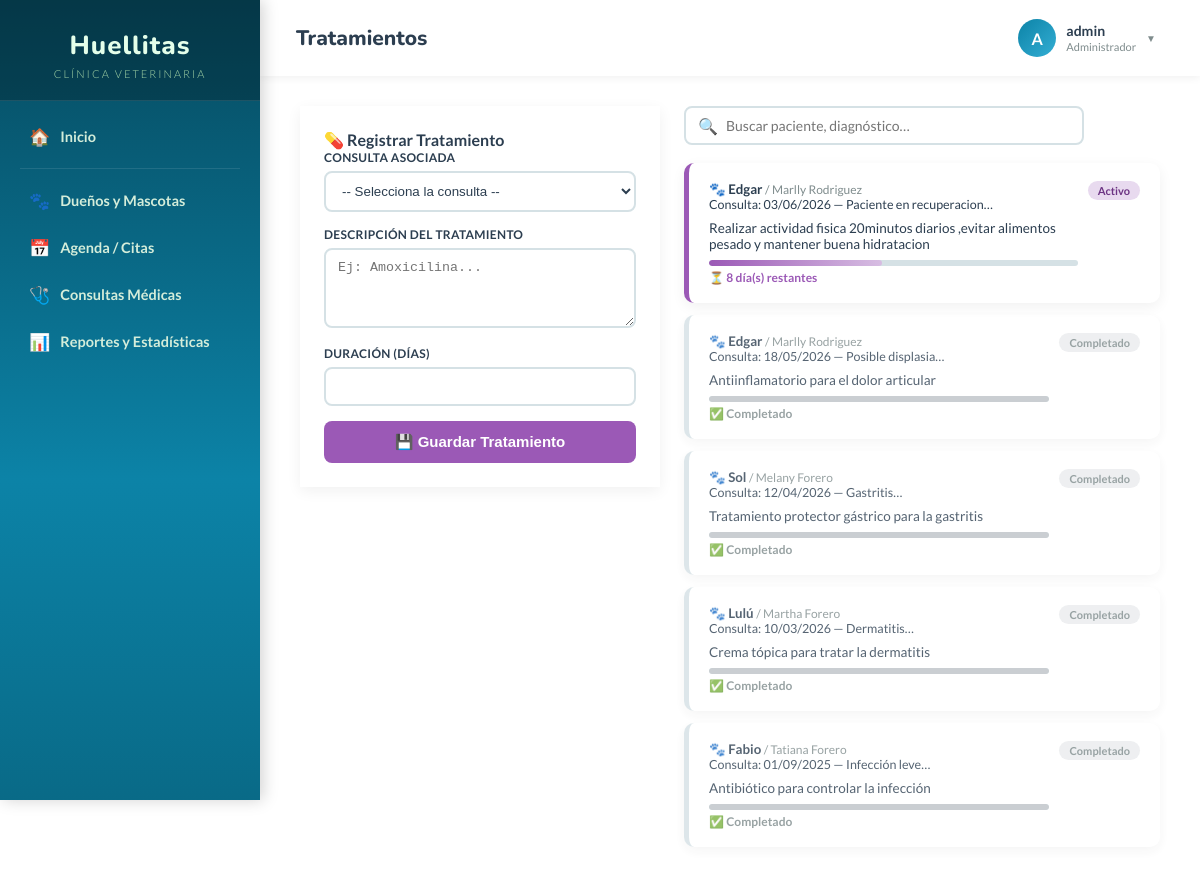
Screenshot of /app/tratamientos.php (signed in) with the database file from the repository.
### tables this page shows
CREATE TABLE `tratamiento` (
  `id_tratamiento` int NOT NULL AUTO_INCREMENT,
  `id_consulta` int NOT NULL,
  `descripcion` text NOT NULL,
  `duracion_dias` int NOT NULL,
  PRIMARY KEY (`id_tratamiento`),
  KEY `id_consulta` (`id_consulta`),
  CONSTRAINT `tratamiento_ibfk_1` FOREIGN KEY (`id_consulta`) REFERENCES `consulta` (`id_consulta`) ON DELETE CASCADE ON UPDATE CASCADE
);

CREATE TABLE `mascota` (
  `id_mascota` int NOT NULL AUTO_INCREMENT,
  `nombre` varchar(50) NOT NULL,
  `fecha_nacimiento` date DEFAULT NULL,
  `sexo` enum('Macho','Hembra') NOT NULL,
  `id_dueño` int NOT NULL,
  `id_raza` int NOT NULL,
  PRIMARY KEY (`id_mascota`),
  KEY `id_dueño` (`id_dueño`),
  KEY `id_raza` (`id_raza`),
  CONSTRAINT `mascota_ibfk_1` FOREIGN KEY (`id_dueño`) REFERENCES `dueño` (`id_dueño`) ON DELETE CASCADE ON UPDATE CASCADE,
  CONSTRAINT `mascota_ibfk_2` FOREIGN KEY (`id_raza`) REFERENCES `raza` (`id_raza`) ON DELETE RESTRICT ON UPDATE CASCADE
);

CREATE TABLE `consulta` (
  `id_consulta` int NOT NULL AUTO_INCREMENT,
  `fecha` date NOT NULL,
  `motivo` varchar(255) NOT NULL,
  `diagnostico` text NOT NULL,
  `observaciones` text,
  `id_mascota` int NOT NULL,
  `id_veterinario` int NOT NULL,
  PRIMARY KEY (`id_consulta`),
  KEY `id_mascota` (`id_mascota`),
  KEY `id_veterinario` (`id_veterinario`),
  CONSTRAINT `consulta_ibfk_1` FOREIGN KEY (`id_mascota`) REFERENCES `mascota` (`id_mascota`) ON DELETE CASCADE ON UPDATE CASCADE,
  CONSTRAINT `consulta_ibfk_2` FOREIGN KEY (`id_veterinario`) REFERENCES `veterinario` (`id_veterinario`) ON DELETE RESTRICT ON UPDATE CASCADE
);

### app/tratamientos.php (the view, shortened to what this page needs)
<?php
require_once 'config/conexion.php';
$tratamientos = [];
try {
    $sql = "SELECT t.id_tratamiento, t.descripcion, t.duracion_dias, t.id_consulta,
                   c.fecha AS fecha_consulta, c.diagnostico,
                   m.nombre AS nombre_mascota, d.nombre AS nombre_dueño
            FROM tratamiento t
            INNER JOIN consulta c ON t.id_consulta=c.id_consulta
            INNER JOIN mascota m ON c.id_mascota=m.id_mascota
            INNER JOIN dueño d ON m.id_dueño=d.id_dueño
            ORDER BY c.fecha DESC";
    $tratamientos = $conexion->query($sql)->fetchAll(PDO::FETCH_ASSOC);
} catch(PDOException $e) {}
function estadoTrat($fecha, $dias) {
    $fin = (new DateTime($fecha))->modify("+$dias days");
    return $fin >= new DateTime() ? 'Activo' : 'Completado';
}
function diasRestantes($fecha, $dias) {
    $fin = (new DateTime($fecha))->modify("+$dias days");
    $hoy = new DateTime();
    if ($fin < $hoy) return 0;
    return (int)$hoy->diff($fin)->days;
}
?>
<!DOCTYPE html>
<html lang="es">
<head>
    <link rel="stylesheet" href="huellitas-shared.css?v=4">
    <link rel="stylesheet" href="huellitas-layout.css?v=4">
</head>
<body>
<?php include 'sidebar.php'; ?>
<div class="main-content">
    <?php include 'topbar.php'; ?>
    <div class="page-body">
        <div class="layout">
            <div class="form-card">
                <h4>&#128138; Registrar Tratamiento</h4>
                <form method="POST">
                    <div class="form-group">
                        <label>Consulta asociada</label>
                        <select name="id_consulta" required>
                            <option value="">-- Selecciona la consulta --</option>
                        </select>
                    </div>
                    <div class="form-group">
                        <label>Descripción del tratamiento</label>
                        <textarea name="descripcion" required placeholder="Ej: Amoxicilina..."></textarea>
                    </div>
                    <div class="form-group">
                        <label>Duración (días)</label>
                        <input type="number" name="duracion_dias" min="1" max="365" required>
                    </div>
                    <button type="submit" class="btn-submit">&#128190; Guardar Tratamiento</button>
                </form>
            </div>
            <div>
                <div class="toolbar">
                    <div class="search-box">
                        <span>&#128269;</span>
                        <input type="text" id="buscador" placeholder="Buscar paciente, diagnóstico…" oninput="filtrar()">
                    </div>
                </div>
                <?php if(count($tratamientos) > 0): ?>
                    <?php foreach($tratamientos as $t):
                        $estado = estadoTrat($t['fecha_consulta'], $t['duracion_dias']);
                        $restantes = diasRestantes($t['fecha_consulta'], $t['duracion_dias']);
                        $pct = $estado === 'Activo' ? max(0, round(($t['duracion_dias'] - $restantes) / $t['duracion_dias'] * 100)) : 100;
                    ?>
                    <div class="trat-card <?= $estado === 'Completado' ? 'completado' : '' ?>"
                         data-buscar="<?= strtolower($t['nombre_mascota'].' '.$t['nombre_dueño'].' '.$t['diagnostico'].' '.$t['descripcion']) ?>">
                        <div>
                            <h5>&#128062; <?= htmlspecialchars($t['nombre_mascota']) ?>
                                <span style="font-size:12px;color:var(--color-muted);font-weight:400;">/ <?= htmlspecialchars($t['nombre_dueño']) ?></span>
                            </h5>
                            <div class="trat-meta">Consulta: <?= date('d/m/Y', strtotime($t['fecha_consulta'])) ?> — <?= htmlspecialchars(substr($t['diagnostico'],0,50)) ?>…</div>
                            <div class="trat-desc"><?= htmlspecialchars($t['descripcion']) ?></div>
                            <div class="progress-bar">
                                <div class="progress-fill <?= $estado==='Completado'?'done':'' ?>" style="width:<?= $pct ?>%"></div>
                            </div>
                            <?php if($estado === 'Activo'): ?>
                                <div class="dias-left">&#9203; <?= $restantes ?> día(s) restantes</div>
                            <?php else: ?>
                                <div class="dias-left" style="color:var(--color-muted);">&#9989; Completado</div>
                            <?php endif; ?>
                        </div>
                        <span class="badge badge-<?= strtolower($estado) ?>"><?= $estado ?></span>
                    </div>
                    <?php endforeach; ?>
                <?php else: ?>
                    <div class="empty-msg">&#128138; No hay tratamientos registrados aún.</div>
                <?php endif; ?>
            </div>
        </div>
    </div>
</div>
</body>
</html>

### app/huellitas-shared.css (style rules this page uses)
:root { --bg-main: radial-gradient(rgba(12, 131, 167, 0.08) 2px, transparent 2px), linear-gradient(135deg, #f0f4f8 0%, #d9e4eb 100%); background-size: 30px 30px, 100% 100%; --bg-sidebar: linear-gradient(180deg, #064a5f 0%, #0c83a7 60%, #096a87 100%); --bg-card: #ffffff; --bg-topbar: #ffffff; --color-text: #2c3e50; --color-muted: #7f8c8d; --color-border: #d5e1e5; --color-hover: #f0f8fa; --color-accent: #0c83a7; --shadow-card: 0 4px 14px rgba(0,0,0,0.06); --shadow-topbar: 0 2px 8px rgba(0,0,0,0.06); --table-header: #0c83a7; --table-stripe: #f4f9fb; --input-bg: #ffffff; }
body { background-color: var(--bg-main) !important; transition: background-color 0.3s ease; }
.main-content { color: var(--color-text); }
.form-card, .table-container, .section-card, .calendar-card, .table-panel, .med-card, .trat-card, .consulta-card, .perfil-hero ~ .sections-grid .section-card { background: var(--bg-card) !important; color: var(--color-text) !important; box-shadow: var(--shadow-card) !important; transition: background 0.3s, color 0.3s; }
.form-group input, .form-group select, .form-group textarea, .search-box input, .filter-cat { background: var(--input-bg) !important; color: var(--color-text) !important; border-color: var(--color-border) !important; }
.search-box { background: var(--bg-card) !important; border-color: var(--color-border) !important; }
.top-header h2, .form-card h4, .section-card h4, .table-panel h4, .calendar-card h4, .page-header h2, .perfil-info h1, .trat-card h5, .med-nombre, .card h3 { color: var(--color-text) !important; }
.card-motivo, .trat-meta, .med-pa, .pres-row, .mascota-tag, .info-item span, .trat-desc { color: var(--color-text) !important; }
.progress-bar { background: var(--color-border) !important; }

### app/huellitas-layout.css (style rules this page uses)
*, *::before, *::after { box-sizing: border-box; margin: 0; padding: 0; }
body { font-family: 'Lato', sans-serif; background-color: var(--bg-main, #f0f4f1); display: flex; min-height: 100vh; transition: background-color 0.3s; }
.main-content { margin-left: 260px; width: calc(100% - 260px); display: flex; flex-direction: column; min-height: 100vh; }
.page-body { padding: 28px 36px; }
.search-box { display: flex; align-items: center; background: var(--bg-card, #fff); border: 2px solid var(--color-border, #d5e1e5); border-radius: 8px; padding: 0 14px; gap: 8px; flex: 1; min-width: 220px; max-width: 400px; transition: border-color .2s; }
.search-box input { border: none; outline: none; padding: 10px 0; font-size: 14px; width: 100%; font-family: 'Lato', sans-serif; background: transparent; color: var(--color-text, #2c3e50); }
.search-box span { color: var(--color-muted, #aaa); }
.toolbar { display: flex; align-items: center; gap: 12px; margin-bottom: 20px; flex-wrap: wrap; }

### rows the page displays
tratamiento: mascota.nombre "Edgar", dueño.nombre "Marlly Rodriguez", id_consulta.fecha "03/06/2026", id_consulta.diagnostico "Paciente en recuperacion", descripcion "Realizar actividad fisica 20minutos diarios ,evitar alimentos pesado y mantener buena hidratacion", restantes "8", estado "Activo"
tratamiento: mascota.nombre "Edgar", dueño.nombre "Marlly Rodriguez", id_consulta.fecha "18/05/2026", id_consulta.diagnostico "Posible displasia", descripcion "Antiinflamatorio para el dolor articular", shows "✅ Completado", estado "Completado"
tratamiento: mascota.nombre "Sol", dueño.nombre "Melany Forero", id_consulta.fecha "12/04/2026", id_consulta.diagnostico "Gastritis", descripcion "Tratamiento protector gástrico para la gastritis", shows "✅ Completado", estado "Completado"
tratamiento: mascota.nombre "Lulú", dueño.nombre "Martha Forero", id_consulta.fecha "10/03/2026", id_consulta.diagnostico "Dermatitis", descripcion "Crema tópica para tratar la dermatitis", shows "✅ Completado", estado "Completado"
tratamiento: mascota.nombre "Fabio", dueño.nombre "Tatiana Forero", id_consulta.fecha "01/09/2025", id_consulta.diagnostico "Infección leve", descripcion "Antibiótico para controlar la infección", shows "✅ Completado", estado "Completado"

### other values shown
$titulo_pagina "Tratamientos"
$inicial "A"
$nombre_usuario "admin"
$rol_usuario "Administrador"
